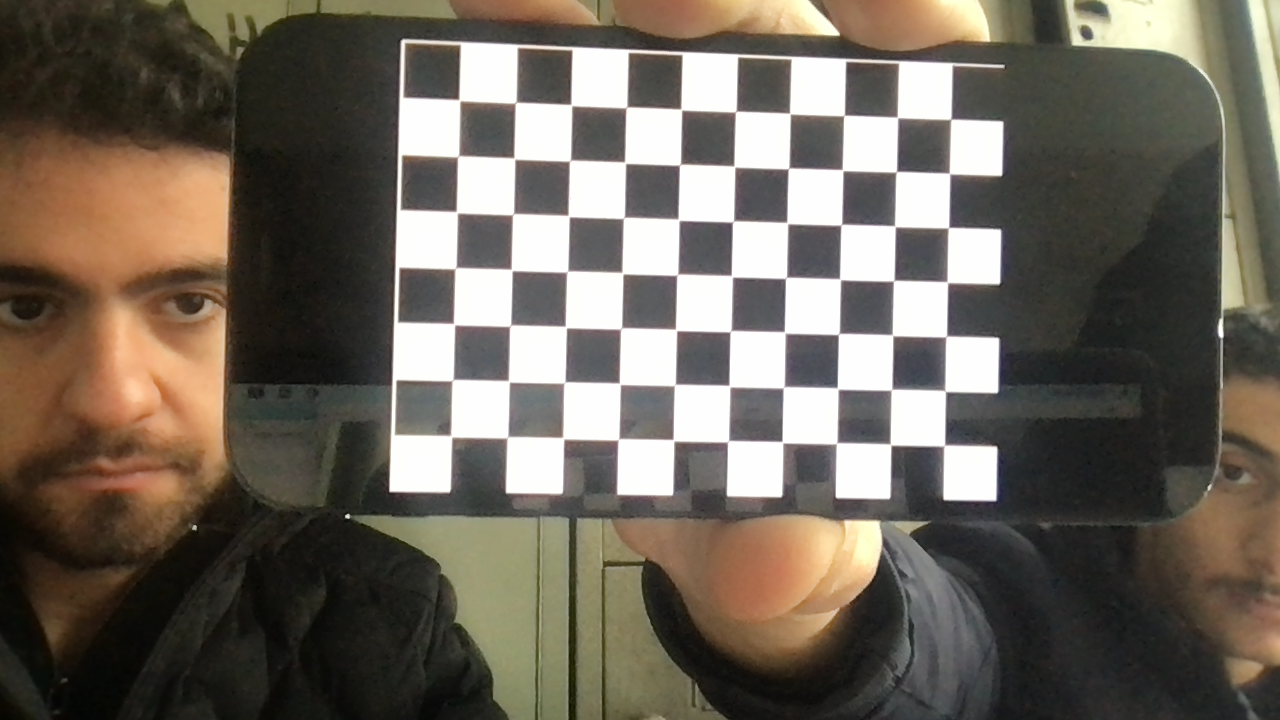
#> input picture images/img0.png, 1280 x 720 px; its folder holds 4 pictures in this run
$ python calibration.py
#> lines starting #> are read from the running program, lines starting #| are printed output that depends on the picture; after the words box and inside, x2 and y2 are one past the last pixel; in counts of white or black regions, pixels touching at a corner belong together
import numpy as np
import cv2 as cv
import glob
import pickle


################ FIND CHESSBOARD CORNERS - OBJECT POINTS AND IMAGE POINTS #############################

chessboardSize = (9,6)
frameSize = (640,480)


# termination criteria
criteria = (cv.TERM_CRITERIA_EPS + cv.TERM_CRITERIA_MAX_ITER, 30, 0.001)


# prepare object points, like (0,0,0), (1,0,0), (2,0,0) ....,(6,5,0)
objp = np.zeros((chessboardSize[0] * chessboardSize[1], 3), np.float32)
objp[:,:2] = np.mgrid[0:chessboardSize[0],0:chessboardSize[1]].T.reshape(-1,2)

size_of_chessboard_squares_mm = 19
objp = objp * size_of_chessboard_squares_mm


# Arrays to store object points and image points from all the images.
objpoints = [] # 3d point in real world space
imgpoints = [] # 2d points in image plane.


images = glob.glob('images/*.png')

for image in images:

    img = cv.imread(image)
#> img is the input picture: shape (720, 1280, 3); mean B, G, R 91.7, 102.2, 110.2
    gray = cv.cvtColor(img, cv.COLOR_BGR2GRAY)
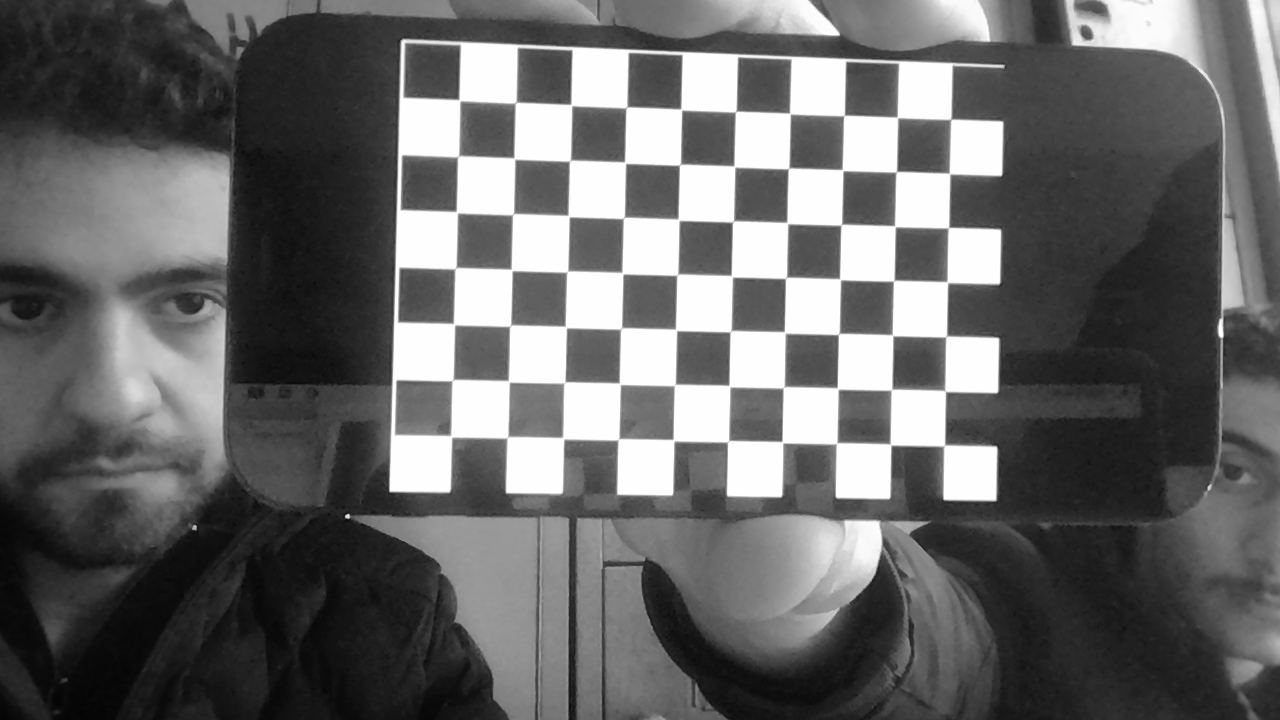
#> gray: shape (720, 1280); min 3, max 255, mean 103.4

    # Find the chess board corners
    ret, corners = cv.findChessboardCorners(gray, chessboardSize, None)
#> ret = True; corners = 54 rows, first 8: [458.8, 99.51], [515.4, 102.6], [570.7, 104.3], [626.8, 106.9], [681.2, 109.3], [735.3, 111.9], [789.9, 113.6], [844.4, 115.2]
    print(corners, "poop")
#> (printed output is left out)
    # If found, add object points, image points (after refining them)
    if ret == True:

        objpoints.append(objp)
        corners2 = cv.cornerSubPix(gray, corners, (11,11), (-1,-1), criteria)
#> corners2 = 54 rows, first 8: [459.2, 99.98], [515.7, 102.5], [571.2, 104.9], [626.4, 107.3], [681.2, 109.5], [735.7, 111.5], [789.9, 113.5], [844.1, 115.4]
        imgpoints.append(corners)

        # Draw and display the corners
        cv.drawChessboardCorners(img, chessboardSize, corners2, ret)
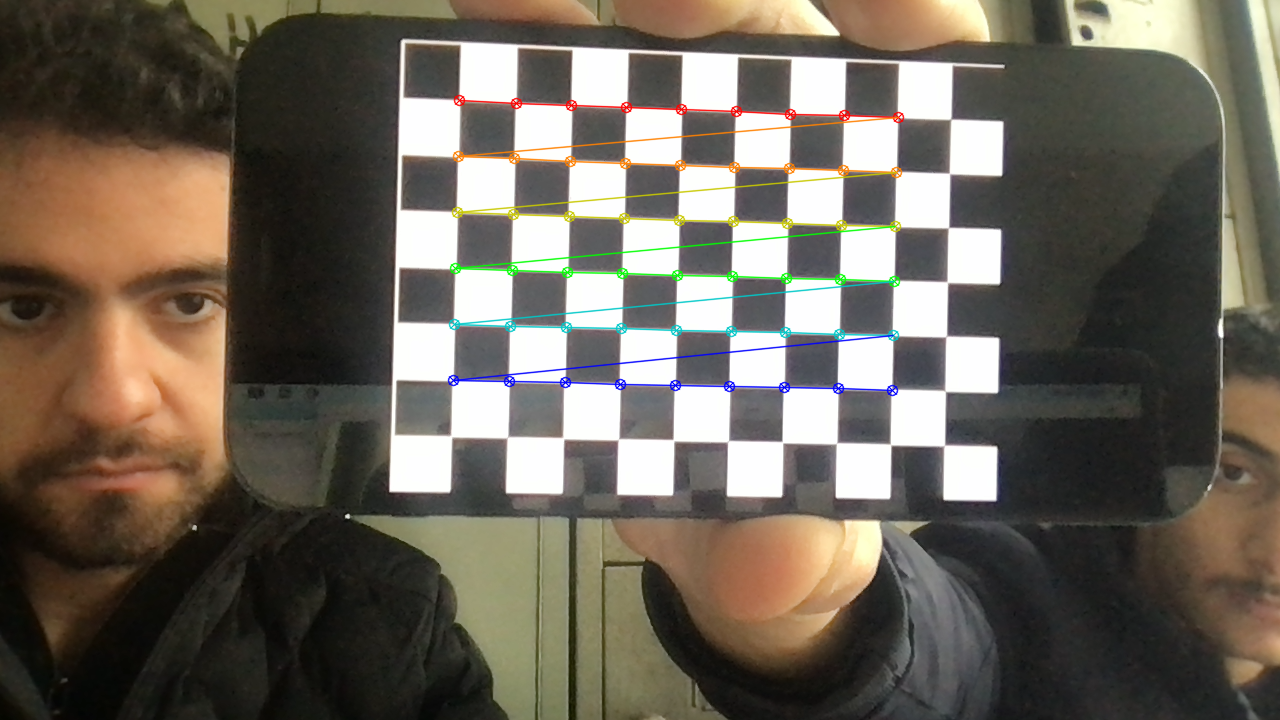
#> img: shape (720, 1280, 3); 2.04% of pixels changed, all inside (x1, y1, x2, y2) = (447, 94, 905, 397)
        cv.imshow('img', img)
        cv.waitKey(1000)
#> pass 2 of the loop `for image in images:`:
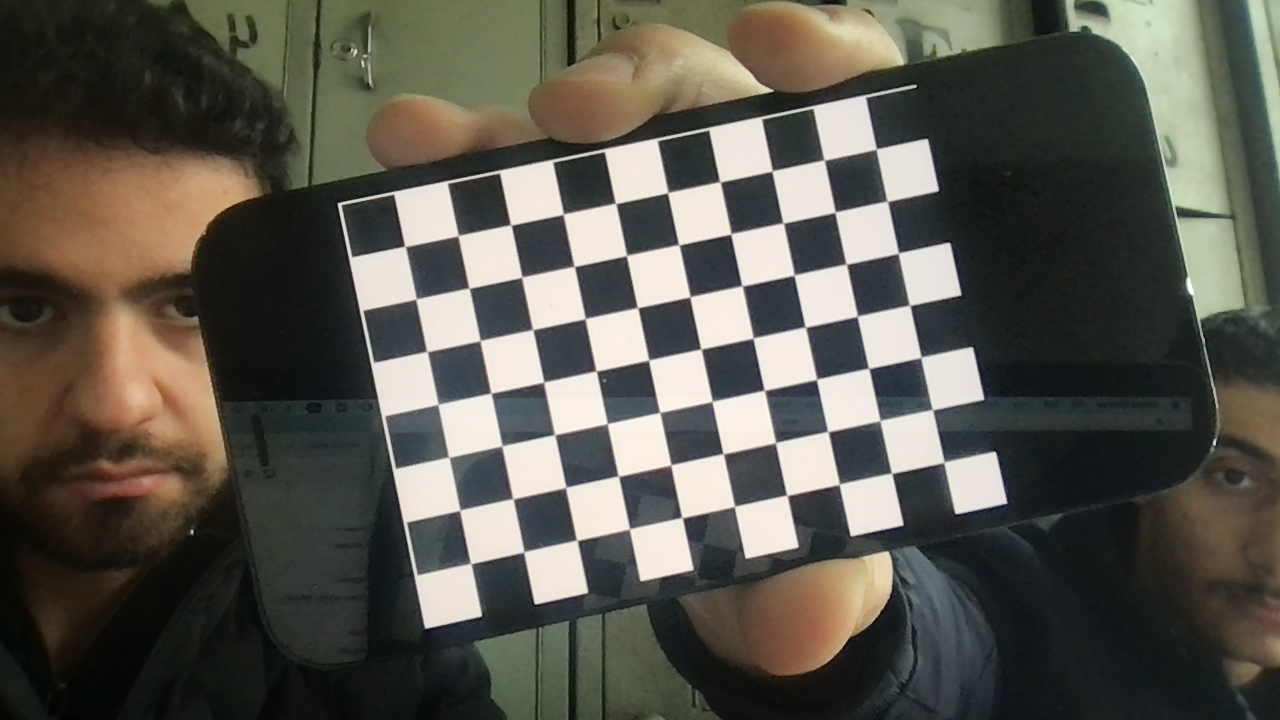
#> input picture images/img1.png, 1280 x 720 px
#> img is the input picture: shape (720, 1280, 3); mean B, G, R 78.2, 87.1, 89.8
#> `gray = cv.cvtColor(img, cv.COLOR_BGR2GRAY)`:
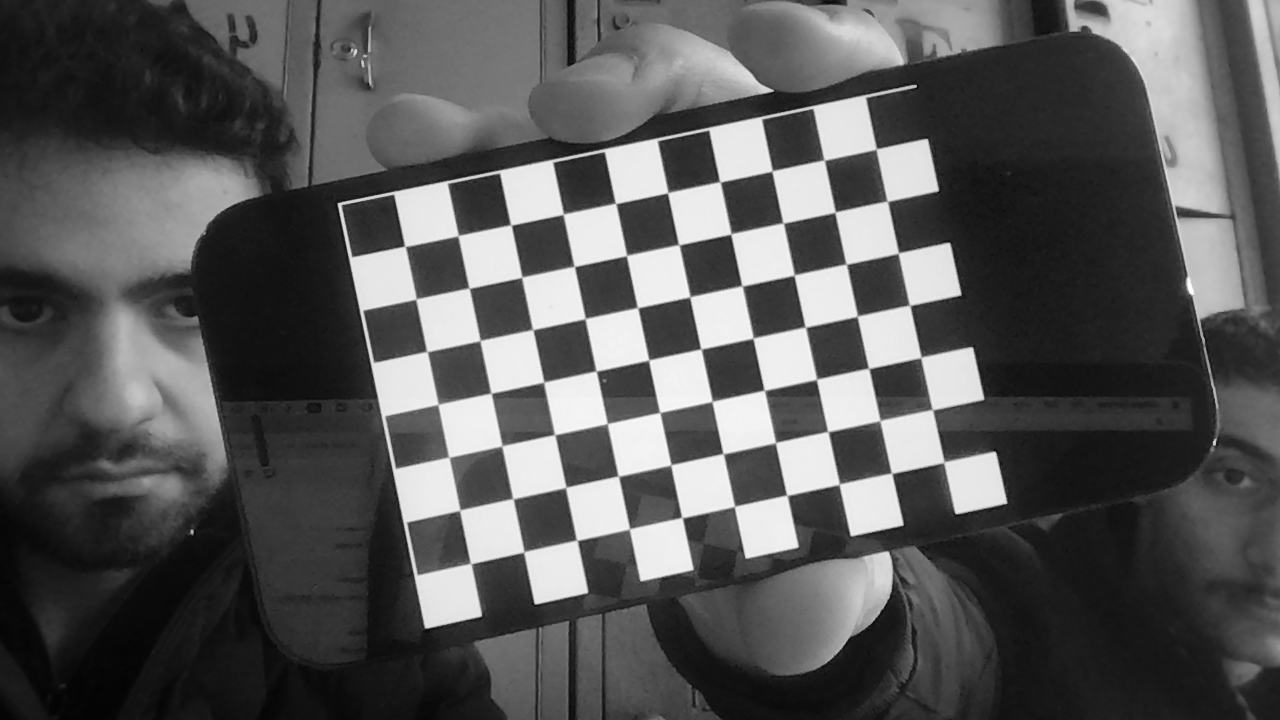
#> gray: shape (720, 1280); min 3, max 255, mean 86.9
#> corners = 54 rows, first 8: [404.6, 246.1], [458, 235.7], [511.3, 225.4], [563.2, 214.2], [615.6, 203.4], [667.5, 193.1], [720.2, 182], [772, 171]
#> (printed output is left out)
#> corners2 = 54 rows, first 8: [404.9, 246.4], [458.2, 235.7], [510.9, 225], [563.3, 214.2], [615.6, 203.4], [667.7, 192.6], [719.9, 181.8], [772.1, 170.9]
#> `cv.drawChessboardCorners(img, chessboardSize, corners2, ret)`:
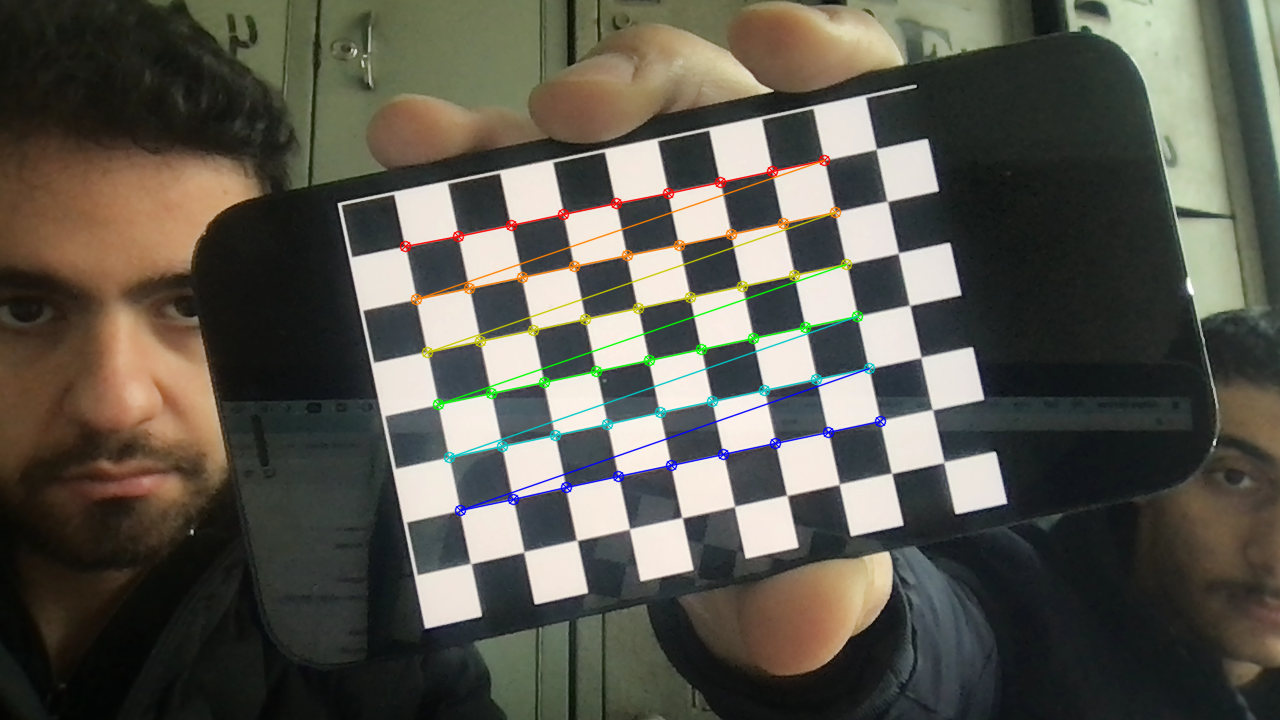
#> img: shape (720, 1280, 3); 1.94% of pixels changed, all inside (x1, y1, x2, y2) = (399, 154, 887, 517)
#> pass 3 of the loop `for image in images:`:
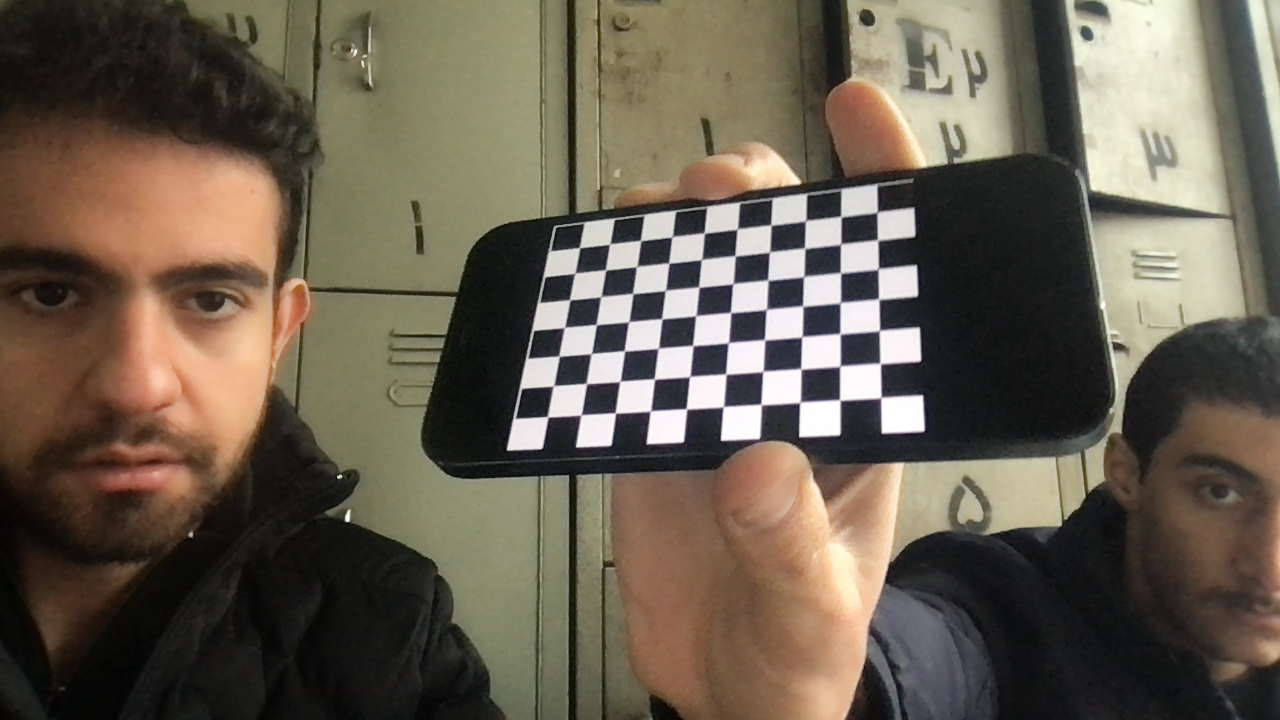
#> input picture images/img10.png, 1280 x 720 px
#> img is the input picture: shape (720, 1280, 3); mean B, G, R 79.6, 93.9, 103.6
#> `gray = cv.cvtColor(img, cv.COLOR_BGR2GRAY)`:
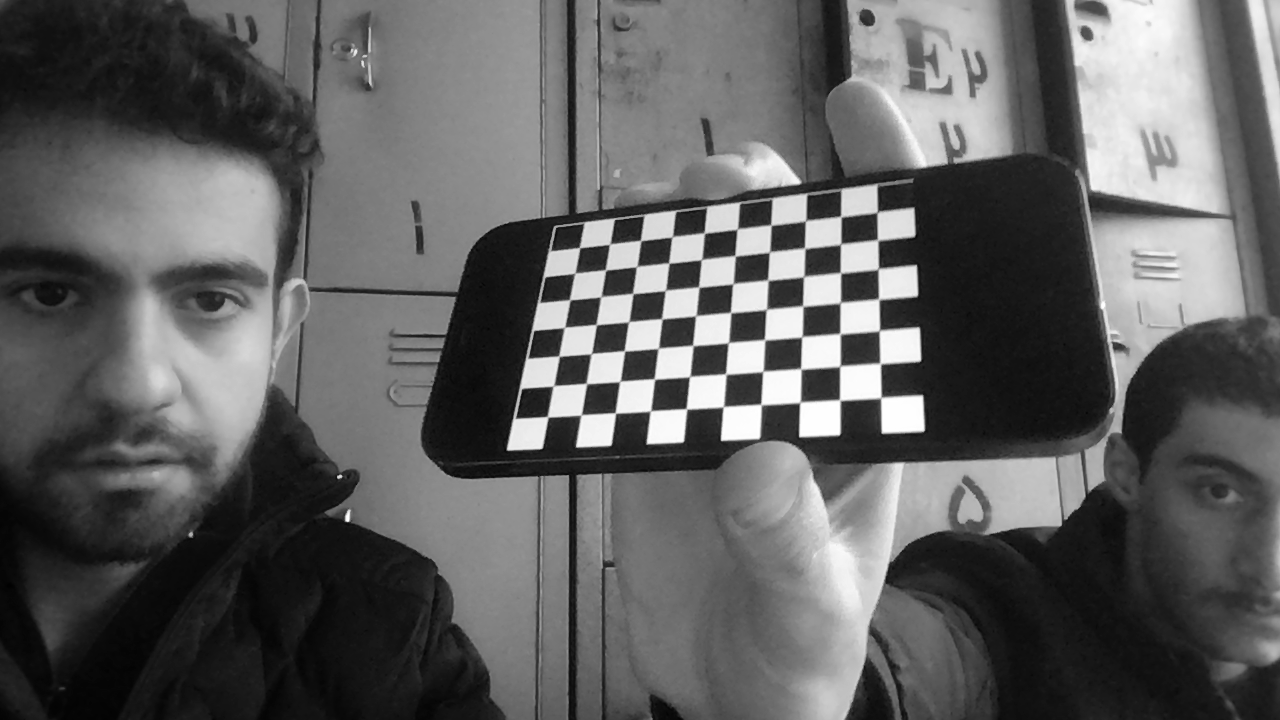
#> gray: shape (720, 1280); min 1, max 255, mean 95.2
#> corners = 54 rows, first 8: [579.5, 247.6], [608.6, 244.9], [640.6, 240.4], [672.5, 236.5], [704.1, 233], [736.4, 230], [771.2, 225.2], [805, 221.4]
#> (printed output is left out)
#> corners2 = 54 rows, first 8: [579.6, 247.6], [609.7, 244.2], [640.6, 240.5], [672.2, 236.7], [704.3, 233.1], [737.3, 229.1], [770.9, 225], [805.6, 220.7]
#> `cv.drawChessboardCorners(img, chessboardSize, corners2, ret)`:
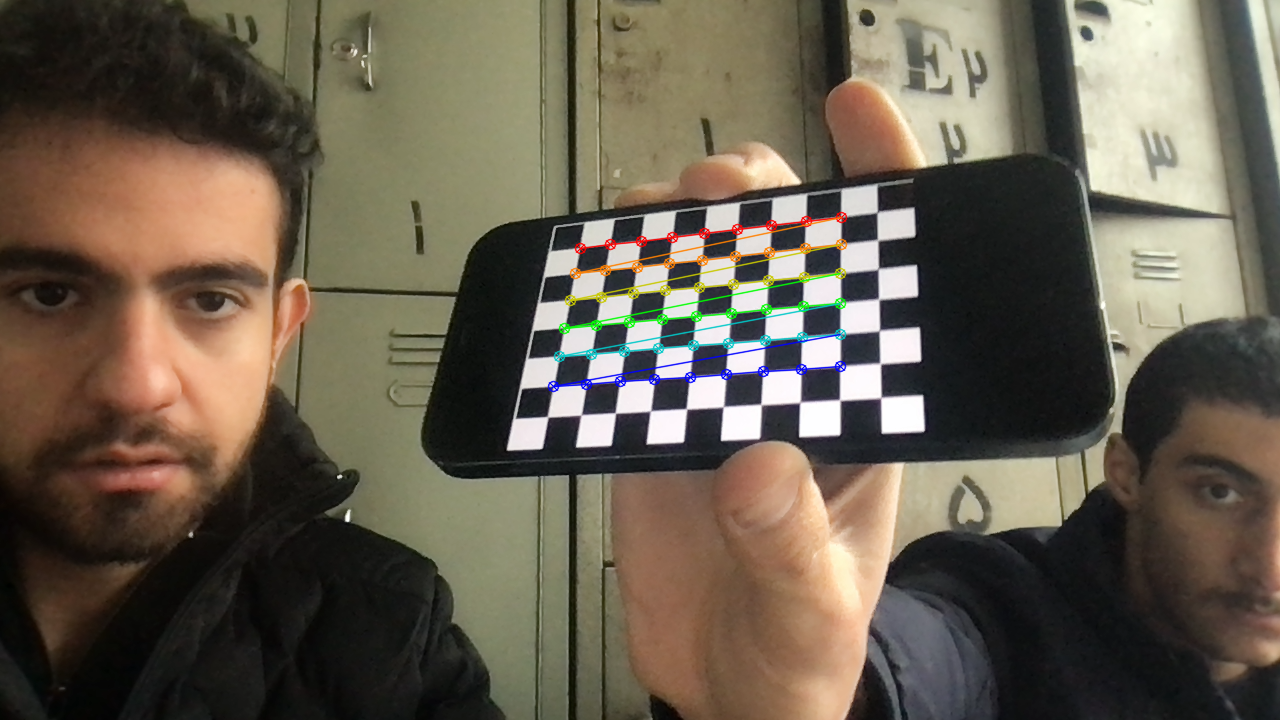
#> img: shape (720, 1280, 3); 1.41% of pixels changed, all inside (x1, y1, x2, y2) = (547, 211, 848, 393)
#> the loop made 4 passes; the first 3 are shown


cv.destroyAllWindows()


print(objpoints)
print(imgpoints)
############## CALIBRATION #######################################################

ret, cameraMatrix, dist, rvecs, tvecs = cv.calibrateCamera(objpoints, imgpoints, frameSize, None, None)

# Save the camera calibration result for later use (we won't worry about rvecs / tvecs)
pickle.dump((cameraMatrix, dist), open( "calibration.pkl", "wb" ))
pickle.dump(cameraMatrix, open( "cameraMatrix.pkl", "wb" ))
pickle.dump(dist, open( "dist.pkl", "wb" ))


############## UNDISTORTION #####################################################

img = cv.imread('images/IMG_6229.png')
#> (the run stopped early here; a loop or call above may not have finished)
